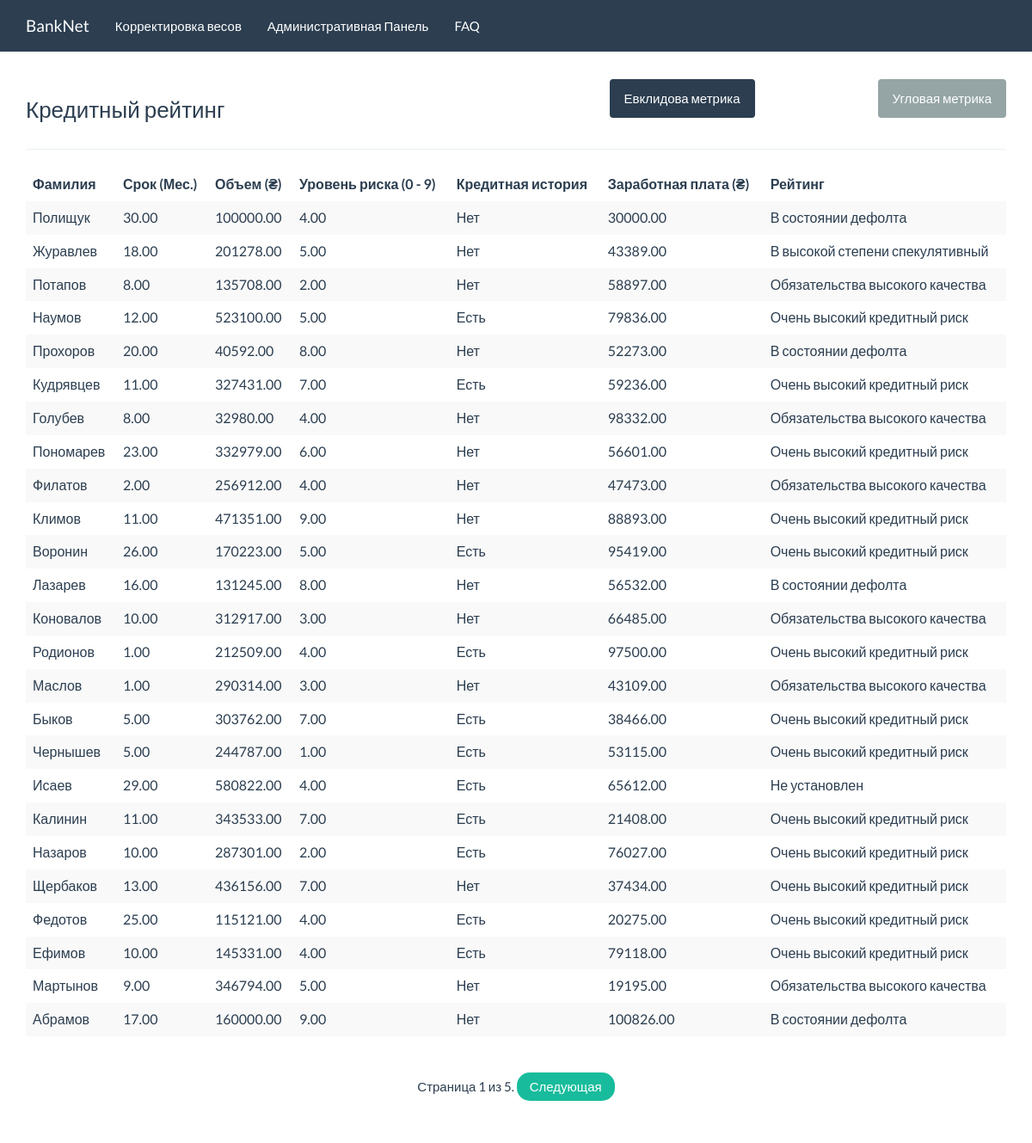
The page / on the database its author committed.
### banknet/models.py (models this page shows, shortened)
class Rating(models.Model):
    full_name = models.CharField(max_length=255)
    term = models.PositiveSmallIntegerField()
    volume = models.PositiveIntegerField()
    risk_level = models.PositiveSmallIntegerField()
    credit_history = models.BooleanField()
    wages = models.PositiveIntegerField()
    rating = models.DecimalField(max_digits=19, decimal_places=2, blank=True, null=True)

### banknet/views.py (the view)
# urls.py: url(r'^$', views.rating_list, name='rating_list'),
def rating_list(request, method = 'byEuclid'):
    rows = 25
    count = Rating.objects.count()
    page = request.GET.get('page')
    end = rows * int(page if page else 1)
    start = end - rows
    ratings_list = Method.make_retings(Rating.objects.all().order_by('id').reverse()[start:end], method)
    try:
        paginator = Paginator(list(range(0, start)) + list(ratings_list) + list(range(end, count)), rows)
        ratings = paginator.page(page)
    except PageNotAnInteger:
        ratings = paginator.page(1)
    except EmptyPage:
        ratings = paginator.page(paginator.num_pages)
    except Exception:
        ratings = None
    return render(request, 'banknet/rating_list.html', {'ratings': ratings})

### banknet/libraries/Euclid.py (called while the page is built)
    def distance(self, vector):
        return sqrt(reduce((lambda x, y: x+y), map(lambda x: x**2, vector)))

### banknet/libraries/KohonenNet.py (called while the page is built)
    @method.setter
    def method(self, value):
        self.__method = value

### banknet/services.py (called while the page is built)
    @staticmethod
    def get_weight():
        with open(Method.__project_dir + Method.__method + 'Result.json') as data_file:
            weight = json.load(data_file)
        return weight

### banknet/templates/banknet/rating_list.html (shortened to what this page needs)
{% extends 'banknet/base.html' %}
{% block content %}
    <div class="row">
        <div class="col-xs-3">
            <h3>Кредитный рейтинг</h3>
        </div>
        <div class="col-xs-6">
            <a href="{% url 'rating_list' method='byEuclid' %}?page={{ ratings.number}}" class="btn btn-{% if 'byEuclid' in request.path or 'byAngle' not in request.path %}primary{% else %}default{% endif %} pull-right">Евклидова метрика</a>
        </div>
        <div class="col-xs-3">
            <a href="{% url 'rating_list' method='byAngle' %}?page={{ ratings.number}}"
            class="btn btn-{% if 'byAngle' in request.path %}primary{% else %}default{% endif %} pull-right">Угловая метрика</a>
        </div>
    </div>
    <div class="row">
        <div class="col-xs-12">
            <hr>
            <table class="table table-striped table-hover ">
                <thead>
                    <tr>
                        <th>Фамилия</th>
                        <th>Срок (Мес.)</th>
                        <th>Объем (₴)</th>
                        <th>Уровень риска (0 - 9)</th>
                        <th>Кредитная история</th>
                        <th>Заработная плата (₴)</th>
                        <th>Рейтинг</th>
                    </tr>
                </thead>
                <tbody>
                {% for rating in ratings %}
                    <tr>
                        <td>{{ rating.full_name }}</td>
                        <td>{{ rating.term|floatformat:2 }}</td>
                        <td>{{ rating.volume|floatformat:2 }}</td>
                        <td>{{ rating.risk_level|floatformat:2 }}</td>
                        <td>{{ rating.credit_history|yesno:'Есть,Нет' }}</td>
                        <td>{{ rating.wages|floatformat:2 }}</td>
                        <td>{{ rating.rating }}</td>
                    </tr>
                {% endfor %}
                </tbody>
            </table>
        </div>
    </div>
    <div class="row">
        <div class="col-xs-4 col-xs-offset-4" style="text-align: center;">
            <ul class="pager">
                <span class="current">
                    Страница {{ ratings.number }} из {{ ratings.paginator.num_pages }}.
                </span>
                {% if ratings.has_next %}
                <li><a href="?page={{ ratings.next_page_number }}">Следующая</a></li>
                {% endif %}
            </ul>
        </div>
    </div>
{% endblock content %}

### banknet/templates/banknet/base.html (shortened to what this page needs)
{% load staticfiles %}
<html>
    <head>
        <link rel="stylesheet" href="{% static 'css/flatly-bootstrap.min.css' %}">
        <link rel="stylesheet" href="{% static 'css/style.min.css' %}">
    </head>
    <body>
        <div class="navbar navbar-default navbar-fixed-top">
            <div class="container">
                <div class="navbar-header">
                    <a href="/" class="navbar-brand">BankNet</a>
                </div>
                <div class="navbar-collapse collapse" id="navbar-main" aria-expanded="false" style="height: 1px;">
                    <ul class="nav navbar-nav">
                        <li><a href="{% url 'correct_weight' %}">Корректировка весов</a></li>
                        <li><a href="{% url 'admin:index' %}" target="_blank">Административная Панель</a></li>
                        <li><a href="{% url 'about' %}">FAQ</a></li>
                    </ul>
                </div>
            </div>
        </div>
        <div class="content container">
            <div class="page-header" id="banner">
                <div class="row">
                    <div class="col-md-12">
                        {% block content %}
                        {% endblock %}
                    </div>
                </div>
            </div>
        </div>
    </body>
</html>

### rows shown on the page
Rating: full_name "Полищук", term "30.00", volume "100000.00", risk_level "4.00", credit_history "Нет", wages "30000.00", rating "В состоянии дефолта"
Rating: full_name "Журавлев", term "18.00", volume "201278.00", risk_level "5.00", credit_history "Нет", wages "43389.00", rating "В высокой степени спекулятивный"
Rating: full_name "Потапов", term "8.00", volume "135708.00", risk_level "2.00", credit_history "Нет", wages "58897.00", rating "Обязательства высокого качества"
Rating: full_name "Наумов", term "12.00", volume "523100.00", risk_level "5.00", credit_history "Есть", wages "79836.00", rating "Очень высокий кредитный риск"
Rating: full_name "Прохоров", term "20.00", volume "40592.00", risk_level "8.00", credit_history "Нет", wages "52273.00", rating "В состоянии дефолта"
Rating: full_name "Кудрявцев", term "11.00", volume "327431.00", risk_level "7.00", credit_history "Есть", wages "59236.00", rating "Очень высокий кредитный риск"
Rating: full_name "Голубев", term "8.00", volume "32980.00", risk_level "4.00", credit_history "Нет", wages "98332.00", rating "Обязательства высокого качества"
Rating: full_name "Пономарев", term "23.00", volume "332979.00", risk_level "6.00", credit_history "Нет", wages "56601.00", rating "Очень высокий кредитный риск"
Rating: full_name "Филатов", term "2.00", volume "256912.00", risk_level "4.00", credit_history "Нет", wages "47473.00", rating "Обязательства высокого качества"
Rating: full_name "Климов", term "11.00", volume "471351.00", risk_level "9.00", credit_history "Нет", wages "88893.00", rating "Очень высокий кредитный риск"
Rating: full_name "Воронин", term "26.00", volume "170223.00", risk_level "5.00", credit_history "Есть", wages "95419.00", rating "Очень высокий кредитный риск"
Rating: full_name "Лазарев", term "16.00", volume "131245.00", risk_level "8.00", credit_history "Нет", wages "56532.00", rating "В состоянии дефолта"
Rating: full_name "Коновалов", term "10.00", volume "312917.00", risk_level "3.00", credit_history "Нет", wages "66485.00", rating "Обязательства высокого качества"
Rating: full_name "Родионов", term "1.00", volume "212509.00", risk_level "4.00", credit_history "Есть", wages "97500.00", rating "Очень высокий кредитный риск"
Rating: full_name "Маслов", term "1.00", volume "290314.00", risk_level "3.00", credit_history "Нет", wages "43109.00", rating "Обязательства высокого качества"
Rating: full_name "Быков", term "5.00", volume "303762.00", risk_level "7.00", credit_history "Есть", wages "38466.00", rating "Очень высокий кредитный риск"
Rating: full_name "Чернышев", term "5.00", volume "244787.00", risk_level "1.00", credit_history "Есть", wages "53115.00", rating "Очень высокий кредитный риск"
Rating: full_name "Исаев", term "29.00", volume "580822.00", risk_level "4.00", credit_history "Есть", wages "65612.00", rating "Не установлен"
Rating: full_name "Калинин", term "11.00", volume "343533.00", risk_level "7.00", credit_history "Есть", wages "21408.00", rating "Очень высокий кредитный риск"
Rating: full_name "Назаров", term "10.00", volume "287301.00", risk_level "2.00", credit_history "Есть", wages "76027.00", rating "Очень высокий кредитный риск"
Rating: full_name "Щербаков", term "13.00", volume "436156.00", risk_level "7.00", credit_history "Нет", wages "37434.00", rating "Очень высокий кредитный риск"
Rating: full_name "Федотов", term "25.00", volume "115121.00", risk_level "4.00", credit_history "Есть", wages "20275.00", rating "Очень высокий кредитный риск"
Rating: full_name "Ефимов", term "10.00", volume "145331.00", risk_level "4.00", credit_history "Есть", wages "79118.00", rating "Очень высокий кредитный риск"
Rating: full_name "Мартынов", term "9.00", volume "346794.00", risk_level "5.00", credit_history "Нет", wages "19195.00", rating "Обязательства высокого качества"
Rating: full_name "Абрамов", term "17.00", volume "160000.00", risk_level "9.00", credit_history "Нет", wages "100826.00", rating "В состоянии дефолта"

### other values the page prints
{{ ratings.number }} "1"
{{ ratings.paginator.num_pages }} "5"
